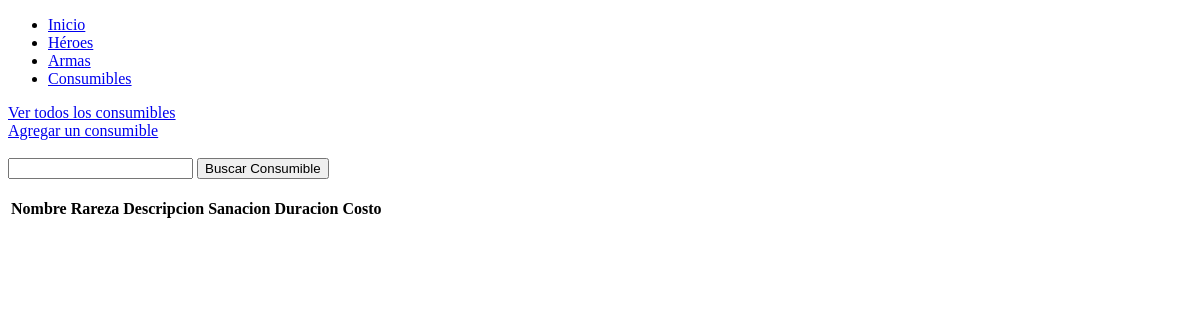
/preentrega3/consumibles, run on an earlier commit of the app's database.
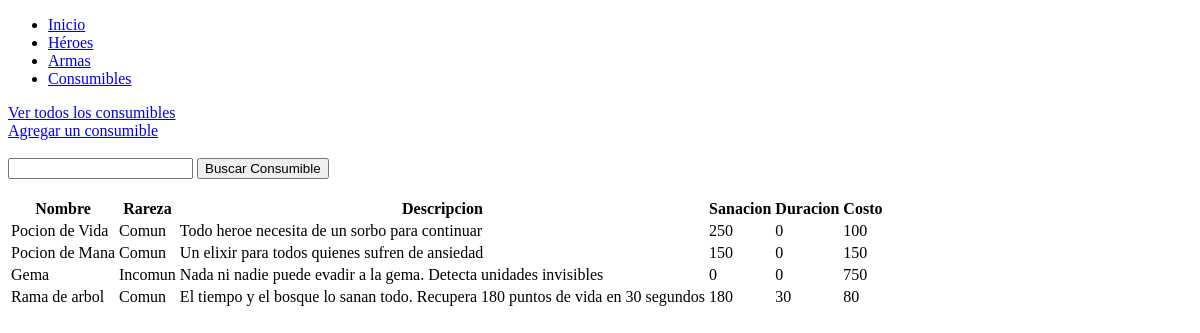
And on a later commit of the database.
### preentrega3/models.py (models this page shows, shortened)
class Consumible(models.Model):
    nombre = models.CharField(max_length=32)
    rareza = models.CharField(max_length=16)
    descripcion = models.CharField(max_length=256)
    sanacion = models.IntegerField(default=0)
    duracion = models.IntegerField(default=5)
    costo = models.IntegerField(default=1000)

### preentrega3/views.py (the view)
# urls.py: path('consumibles', lista_consumibles, name="consumibles"),
def lista_consumibles(request):
    context = {
        'consumibles' : Consumible.objects.all()
    }
    http_response = render(
        request = request,
        template_name= 'preentrega3/lista-consumibles.html',
        context= context
    )
    return http_response

### preentrega3/templates/preentrega3/lista-consumibles.html (shortened to what this page needs)
{% extends "layout.html" %}
{% block main %}
    <a href="{% url 'consumibles' %}">Ver todos los consumibles</a><br>
    <a href="{% url 'formulario-consumible' %}">Agregar un consumible</a>
    <br><br>
    <form action="{% url 'buscar-consumible' %}" method="post">
        <input type="text" name="busqueda">
        <input type="submit" value="Buscar Consumible">
    </form>
    <br>
    <table style="border: 1px;">
        <thead>
            <tr>
                <th>Nombre</th>
                <th>Rareza</th>
                <th>Descripcion</th>
                <th>Sanacion</th>
                <th>Duracion</th>
                <th>Costo</th>
            </tr>
        </thead>
        {% for consumible in consumibles %}
        <tr>
            <td>{{consumible.nombre}}</td>
            <td>{{consumible.rareza}}</td>
            <td>{{consumible.descripcion}}</td>
            <td>{{consumible.sanacion}}</td>
            <td>{{consumible.duracion}}</td>
            <td>{{consumible.costo}}</td>
        </tr>
        {% endfor %}
    </table>
{% endblock main %}

What changed in the data, as far as the page shows it:
added Consumible: nombre "Pocion de Vida", rareza "Comun", descripcion "Todo heroe necesita de un sorbo para continuar", sanacion "250", duracion "0", costo "100"
added Consumible: nombre "Pocion de Mana", rareza "Comun", descripcion "Un elixir para todos quienes sufren de ansiedad", sanacion "150", duracion "0", costo "150"
added Consumible: nombre "Gema", rareza "Incomun", descripcion "Nada ni nadie puede evadir a la gema. Detecta unidades invisibles", sanacion "0", duracion "0", costo "750"
added Consumible: nombre "Rama de arbol", rareza "Comun", descripcion "El tiempo y el bosque lo sanan todo. Recupera 180 puntos de vida en 30 segundos", sanacion "180", duracion "30", costo "80"
